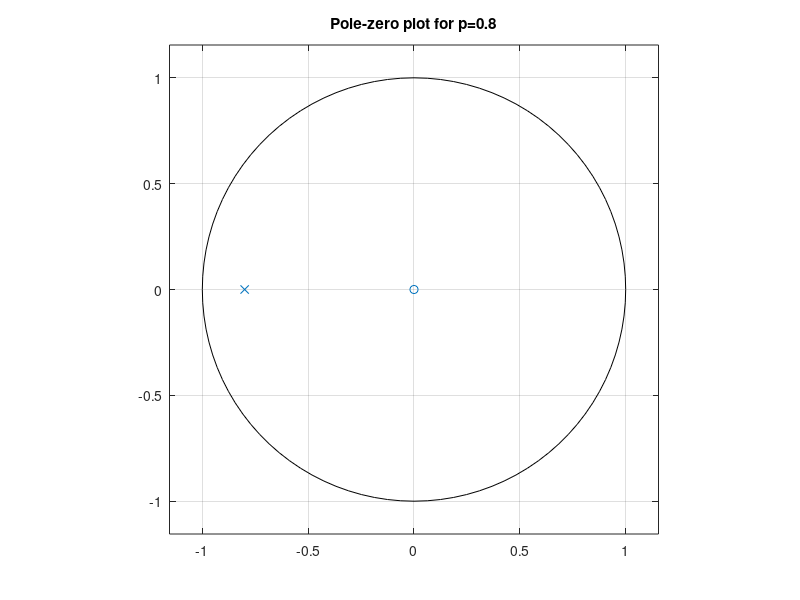
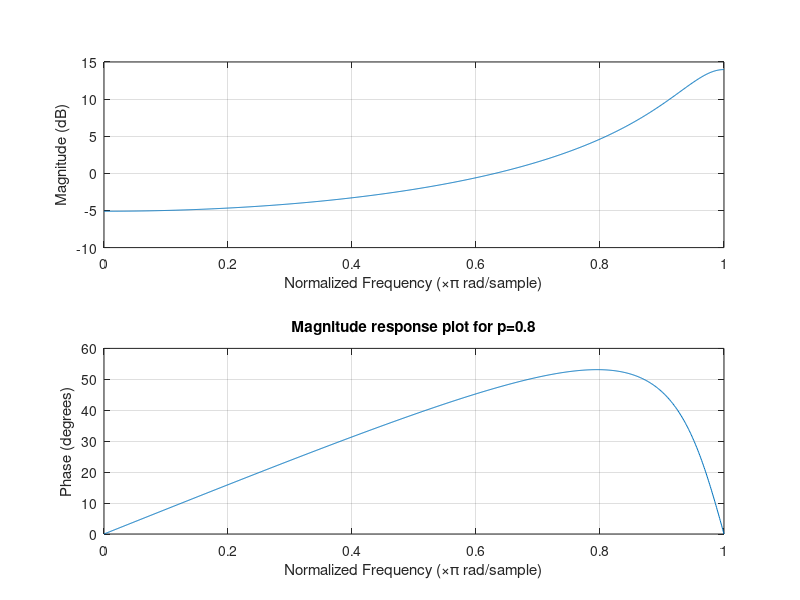
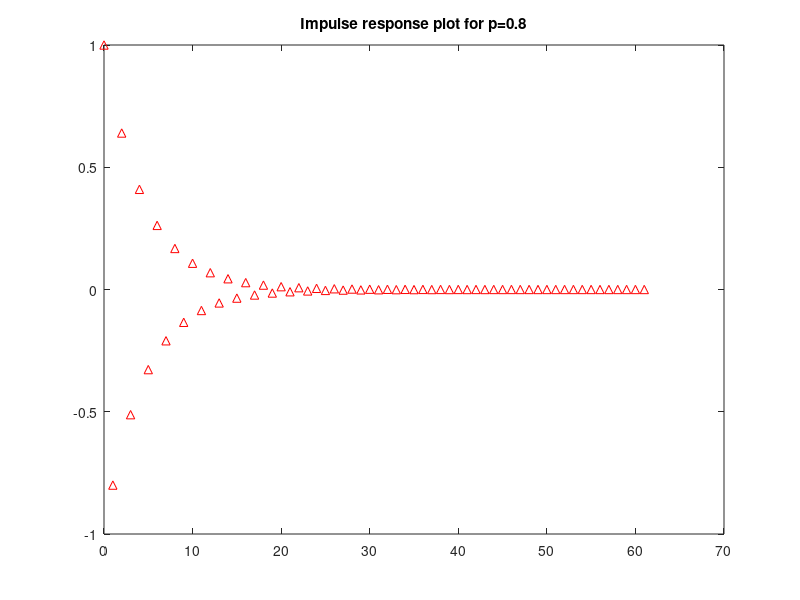
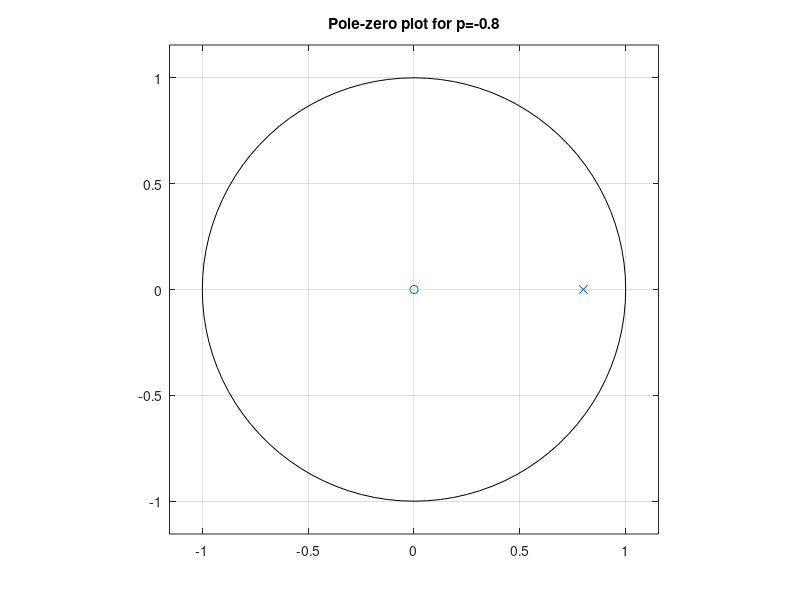

MATLAB code to generate these figures, in order:
%Note that we plotted only from 0 to pi in freqz()
% To plot from 0 to 2pi, we can use freqz(b, a, 'whole');

b=[1];
a=[1, 0.8];
figure();
zplane(b, a);
title("Pole-zero plot for p=0.8");

%------------------------
n=1001;
figure();
freqz(b, a, n);
title("Magnitude response plot for p=0.8");
%----------------------------

figure();
impz(b, a);
title("Impulse response plot for p=0.8");

%-------------------------
%Part d) -0.8

b=[1];
a=[1, -0.8];

figure();
zplane(b, a);
title("Pole-zero plot for p=-0.8");

n=1001;
figure();
freqz(b, a, n);
title("Magnitude response plot for p=-0.8");

figure();
impz(b, a);
title("Impulse response plot for p=-0.8");


%part d) 0.1

b=[1];
a=[1, 0.1];

figure();
zplane(b, a);
title("Pole-zero plot for p=0.1");

n=1001;
figure();
freqz(b, a, n);
title("Magnitude response plot for p=0.1");

figure();
impz(b, a);
title("Impulse response plot for p=0.1");


%-------------------------



